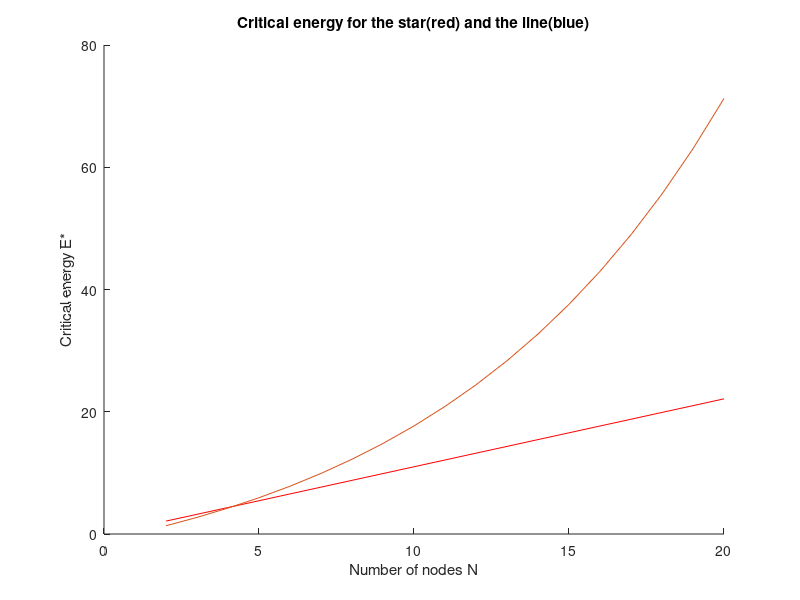

This figure's MATLAB source:
clear all
n=20;
p=0.9;
Es=zeros(n,length(p));
El=zeros(n,length(p));
for i=2:n
    for j=1:length(p)
        Es(i,j)=(i-1+p(j))/p(j);
        for k=0:i-1
            El(i,j)=El(i,j)+p(j)^k;
        end
        El(i,j)=El(i,j)/p(j)^i-1;
    end
end
for j=1:length(p)
    hold on
    figure(j)
    plot(2:n,Es(2:n,j),'Color','r');
    plot(2:n,El(2:n,j));
    xlabel('Number of nodes N')
    ylabel('Critical energy E*')
    title('Critical energy for the star(red) and the line(blue)')
end

%  for j=1:length(p)
%     figure(j+length(p))
%     
% end  